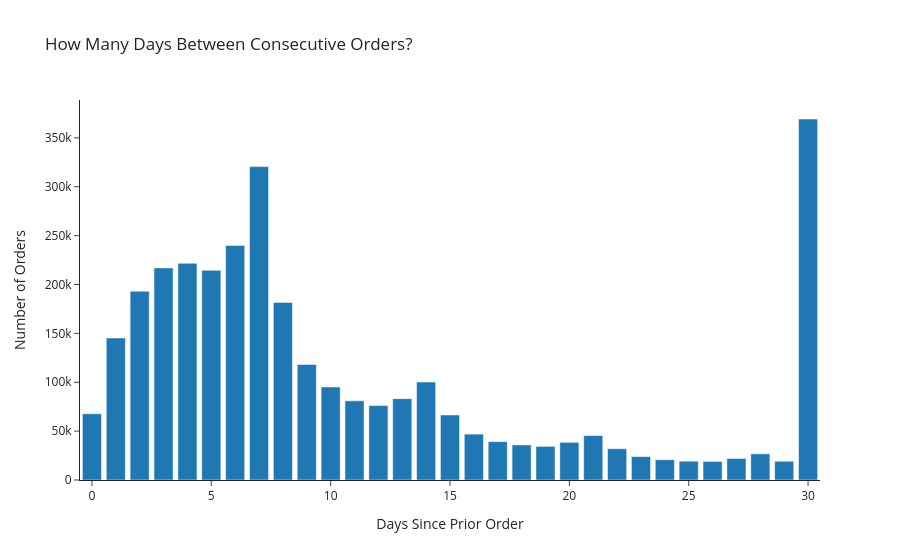

The notebook cell saved with this chart:
### Markdown cell above
### Distribution of `days_since_prior_order`

### Code cell
# Count orders for each gap of 0 to 30 days (first orders have no gap and are dropped)
days_counts = (
    orders["days_since_prior_order"]
    .dropna()
    .astype(int)
    .value_counts()
    .sort_index()
    .reset_index()
)
days_counts.columns = ["Days Since Prior Order", "Number of Orders"]

fig = px.bar(
    days_counts,
    x="Days Since Prior Order",
    y="Number of Orders",
    title="How Many Days Between Consecutive Orders?",
)
fig.show()

### Figure 1 — Plotly figure (JSON) as saved in the notebook; plotly's stock layout.template omitted (floating-point values rounded to 4 significant figures)
{"data": [{"hovertemplate": "Days Since Prior Order=%{x}<br>Number of Orders=%{y}<extra></extra>", "legendgroup": "", "marker": {"color": "#1F77B4", "pattern": {"shape": ""}}, "name": "", "orientation": "v", "showlegend": false, "textposition": "auto", "type": "bar", "x": [0, 1, 2, 3, 4, 5, 6, 7, 8, 9, 10, 11, 12, 13, 14, 15, 16, 17, 18, 19, 20, 21, 22, 23, 24, 25, 26, 27, 28, 29, 30], "xaxis": "x", "y": [67755, 145247, 193206, 217005, 221696, 214503, 240013, 320608, 181717, 118188, 95186, 80970, 76146, 83214, 100230, 66579, 46941, 39245, 35881, 34384, 38527, 45470, 32012, 23885, 20712, 19234, 19016, 22013, 26777, 19191, 369323], "yaxis": "y"}], "layout": {"barmode": "relative", "legend": {"tracegroupgap": 0}, "title": {"text": "How Many Days Between Consecutive Orders?"}, "xaxis": {"anchor": "y", "domain": [0.0, 1.0], "title": {"text": "Days Since Prior Order"}}, "yaxis": {"anchor": "x", "domain": [0.0, 1.0], "title": {"text": "Number of Orders"}}}}
